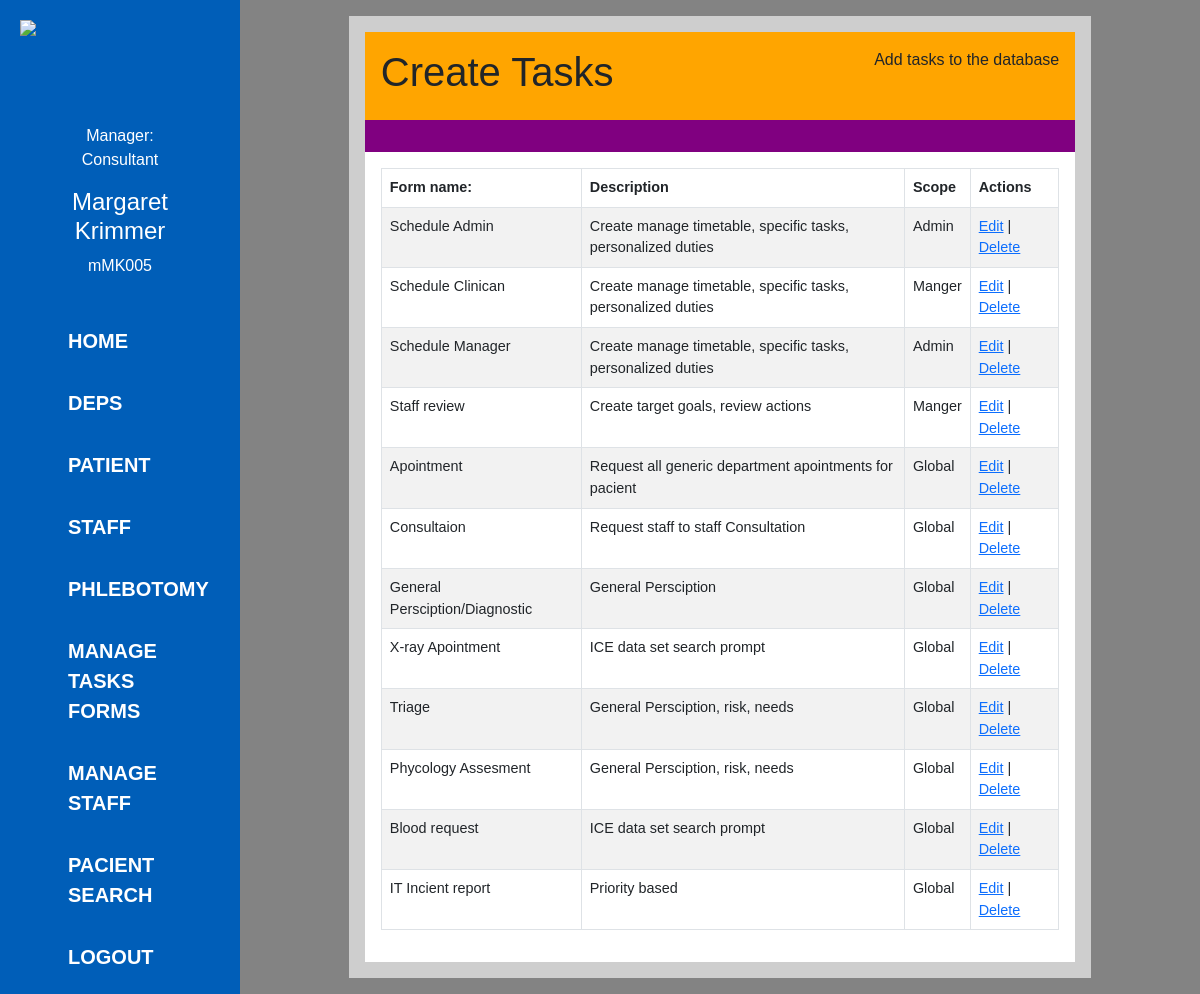
The app's page /managePages/taskForms.php (signed in) with its own data.
### tables this page shows
CREATE TABLE "task_form" (
	"task_form_id"	character(64) NOT NULL,
	"task_name"	character(64) NOT NULL,
	"comment"	character(1024) NOT NULL,
	"scope"	character(64) NOT NULL,
	"form_data"	character(32,768),
	CONSTRAINT "task_form_pk" PRIMARY KEY("task_form_id")
);

### sql.php (called while the page is built, shortened)
<?php
function getTable($tableName, $columName, $value){
    $db = new SQLite3('../hospital2.db');
    if(isset($columName) && isset($value)){
    $stmt = $db->prepare('SELECT * FROM '.$tableName.' WHERE '.$columName.' = :value');
    $stmt->bindParam(':value', $value, SQLITE3_TEXT);
    }
    else{
    $stmt = $db->prepare('SELECT * FROM '.$tableName);
    }
    $result = $stmt->execute();
    $rows_array = [];
    while ($row = $result->fetchArray(SQLITE3_ASSOC)) {
        $rows_array[] = $row;
    }
    return $rows_array;
}
?>

### managePages/taskForms.php (the view, shortened to what this page needs)
<?php
require '../navbar.php';
$tableData = getTable('task_form', null, null);
?>
<div class="mainpage">
    <div class="content">
        <div class="cHeaderTitle">
            <h1>Create Tasks</h1>
            <span>Add tasks to the database</span>
        </div>
        <div class="cHeaderImg">
        </div>
        <div class="cBody">
            <table id="myTable" class='table table-striped table-bordered table-hover table-responsive'>
                <thead>
                    <tr>
                        <th scope='col'>Form name:</th>
                        <th scope="col">Description</th>
                        <th scope="col">Scope</th>
                        <th scope="col">Actions</th>
                    </tr>
                </thead>
                <tbody>
                <?php
                foreach ($tableData as $key => $value) {
                    echo "<tr>";
                    foreach ($value as $keyData => $data) {
                        if ($keyData == 'task_form_id' || $keyData == 'form_data') {
                        } else {
                            echo "<td>" . $data . "</td>";
                        }
                    }
                    echo "<td> <a href='../editPages/taskForm.php?form_id=" . $value['task_form_id'] . "'>Edit</a><span> | </span>
                                <a href='../managePages/taskForms.php?delete=" . $value['task_form_id'] . "'>Delete</a>
                            </td>";
                    echo "</tr>";
                }
                ?>
                </tbody>
            </table>
        </div>
    </div>
</div>
<?php require '../footer.php'; ?>

### css/style.css (style rules this page uses)
html,body { margin: 0; padding: 0; height: 100%; font-family: sans-serif; }
div { box-sizing: border-box; }
.mainpage { height: max-content; width: 100%; flex: 1; background: rgb(131, 131, 131); display: flex; justify-content: center; align-items: center; padding: 1rem; width: 90%; flex-direction: column; }
.content { background: rgb(206, 206, 206); padding: 1rem; width: 80%; height: auto; display: flex; flex-direction: column; gap: 0; }
.cHeaderTitle { height: 100%; padding: 1rem; display: flex; justify-content: space-between; background: orange; }
.cHeaderImg { padding: 1rem; background: purple; display: flex; justify-content: center; align-items: center; height: 100%; }
.cBody { background: white; padding: 1rem; flex: 1; height: auto; }

### css/table.css (style rules this page uses)
table { border-collapse: collapse; width: 100%; border: 1px solid #ddd; font-size: 0.9em; font-family: sans-serif; min-width: 400px; }
thead tr { background-color: #005eb8; color: #ffffff; }
th, td { padding: 12px 15px; }

### records on screen
task_form: task_name "Schedule Admin", comment "Create manage timetable, specific tasks, personalized duties", scope "Admin"
task_form: task_name "Schedule Clinican", comment "Create manage timetable, specific tasks, personalized duties", scope "Manger"
task_form: task_name "Schedule Manager", comment "Create manage timetable, specific tasks, personalized duties", scope "Admin"
task_form: task_name "Staff review", comment "Create target goals, review actions", scope "Manger"
task_form: task_name "Apointment", comment "Request all generic department apointments for pacient", scope "Global"
task_form: task_name "Consultaion", comment "Request staff to staff Consultation", scope "Global"
task_form: task_name "General Persciption/Diagnostic", comment "General Persciption", scope "Global"
task_form: task_name "X-ray Apointment", comment "ICE data set search prompt", scope "Global"
task_form: task_name "Triage", comment "General Persciption, risk, needs", scope "Global"
task_form: task_name "Phycology Assesment", comment "General Persciption, risk, needs", scope "Global"
task_form: task_name "Blood request", comment "ICE data set search prompt", scope "Global"
task_form: task_name "IT Incient report", comment "Priority based", scope "Global"

### other values on screen
$_SESSION['role'] "Manager"
$_SESSION['profession'] "Consultant"
$_SESSION['fname'] "Margaret"
$_SESSION['lname'] "Krimmer"
$_SESSION['staff_id'] "mMK005"
$_SESSION['dep_name'] "PHLEBOTOMY"
